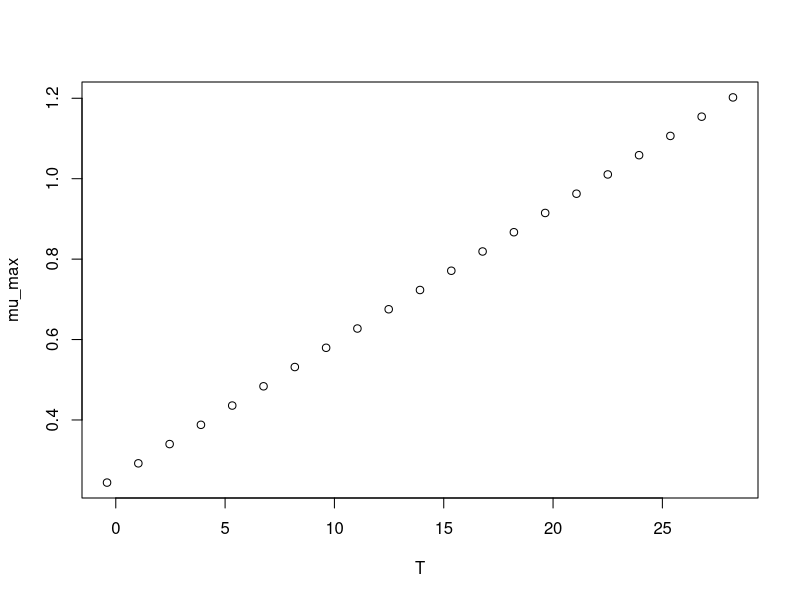

Recreate this plot in R.
#############################
# start of Parameter script
#############################
T <- seq(-0.3996003996004,28.2282,length.out=21)
#############################
# end of Parameter script
#############################
############################# 
# start of Model script Gropin ID 429 
#############################
 
# constant coefficients for this model
 
variables <- data.frame(T)
argumentsPar <- expand.grid(variables)
 
# heart of the model
response_surface <- function(T) {
   mumax <-0.03346*(T+7.7)

return(mumax=mumax)
} 

# output parameters
mumax <- cbind(argumentsPar,response_surface(argumentsPar['T']))
colnames(mumax) <- c(colnames(argumentsPar),'mumax')
#############################
# End of Model script
#############################
############################# 
# start of Visualisation script Gropin ID 429 
#############################
plot(T,mumax$mumax,
                          xlab='T',
                          ylab='mu_max')
#############################
# End of Visualisation script
#############################
